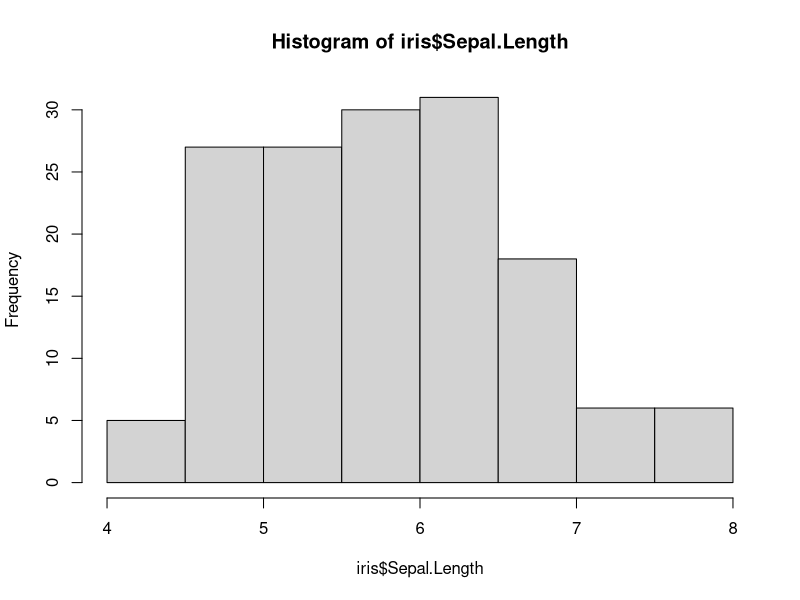
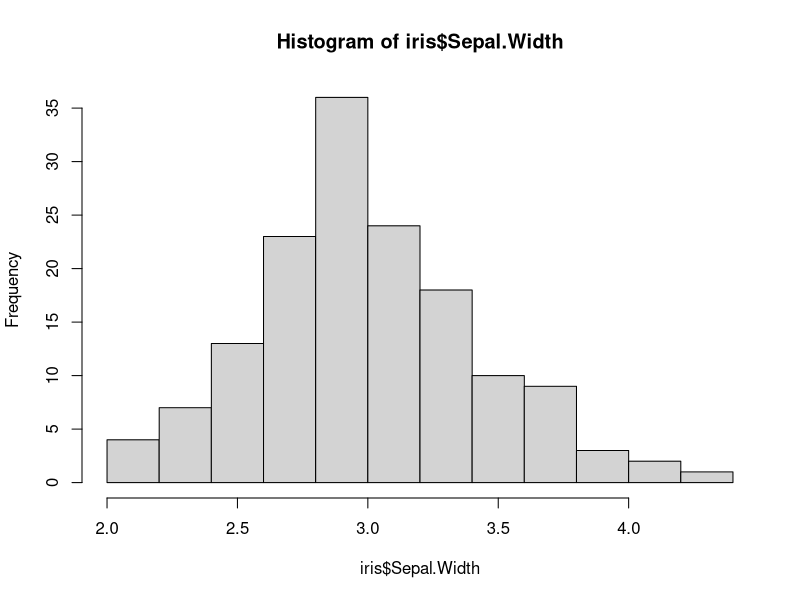
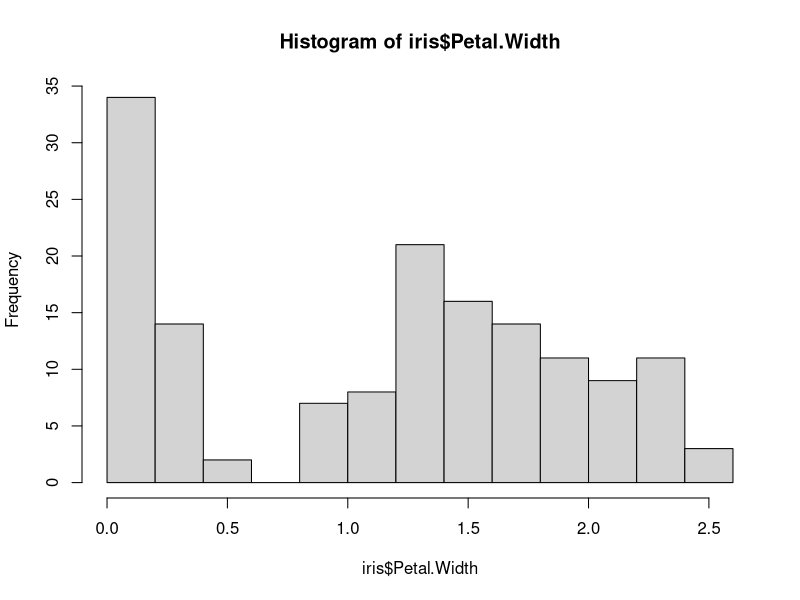
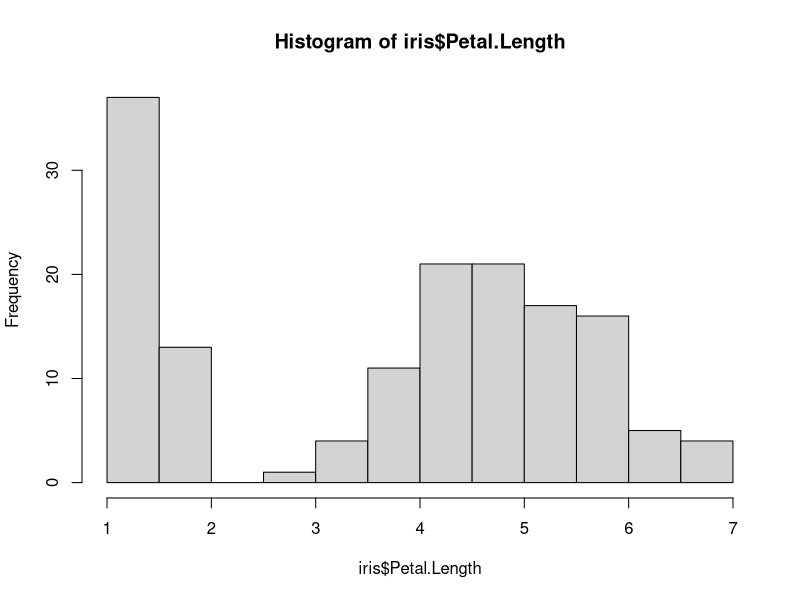
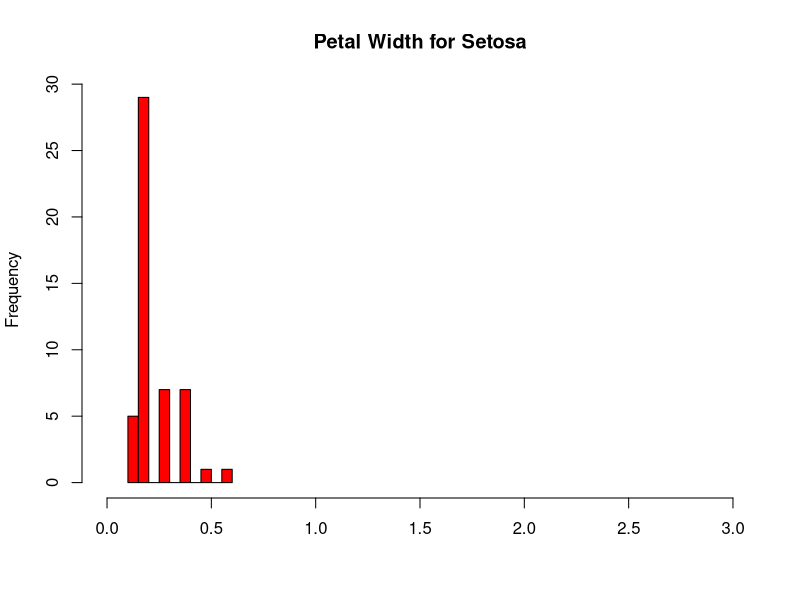
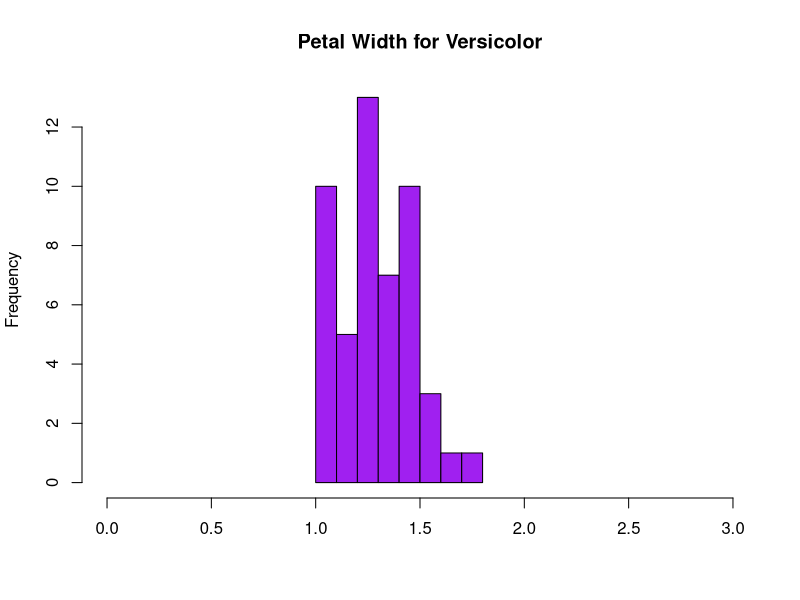
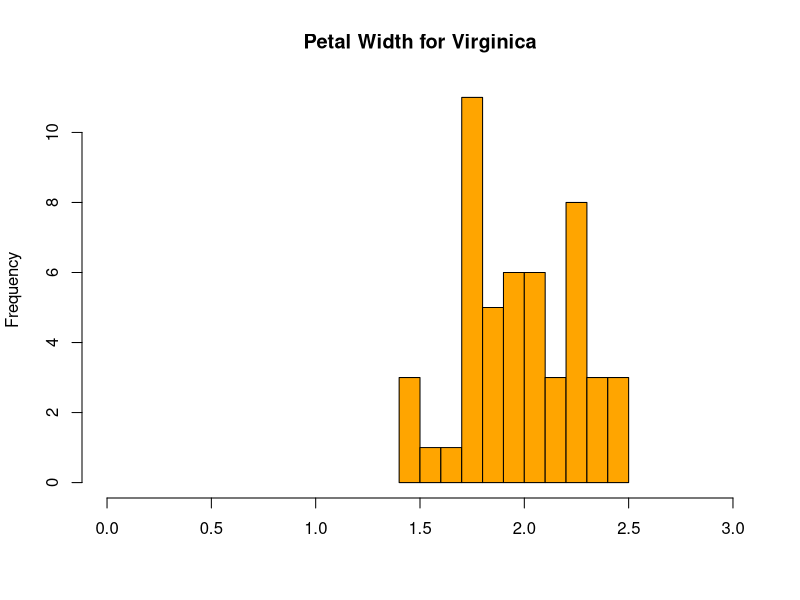

Reproduce these figures in R, in order.
library(datasets)
?iris
head(iris)
hist(iris$Sepal.Length)
hist(iris$Sepal.Width)
hist(iris$Petal.Width)
hist(iris$Petal.Length)
par(mfrow=c(1,1))#par is for parameter, c is for concatenate
?par
hist(iris$Petal.Width [iris$Species == "setosa"],
    xlim = c(0,3),#limitations on x
    breaks = 9, #how many bars you require
    main="Petal Width for Setosa",
    xlab="",
    col ="red")
hist(iris$Petal.Width [iris$Species == "versicolor"],
    xlim = c(0,3),#limitations on x
    breaks = 9, #how many bars you require
    main="Petal Width for Versicolor",
    xlab="",
    col ="purple")
hist(iris$Petal.Width [iris$Species == "virginica"],
    xlim = c(0,3),#limitations on x
    breaks = 9, #how many bars you require
    main="Petal Width for Virginica",
    xlab="",
    col ="orange")
